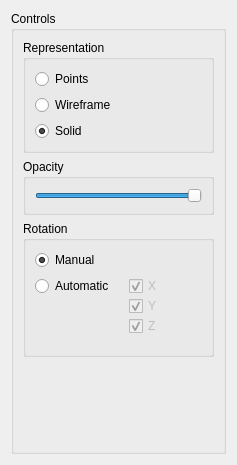
<?xml version="1.0" encoding="UTF-8"?>
<ui version="4.0">
 <class>ControlForm</class>
 <widget class="QWidget" name="ControlForm">
  <property name="geometry">
   <rect>
    <x>0</x>
    <y>0</y>
    <width>237</width>
    <height>465</height>
   </rect>
  </property>
  <property name="maximumSize">
   <size>
    <width>237</width>
    <height>16777215</height>
   </size>
  </property>
  <property name="windowTitle">
   <string>Form</string>
  </property>
  <layout class="QHBoxLayout" name="horizontalLayout_2">
   <item>
    <layout class="QHBoxLayout" name="horizontalLayout">
     <item>
      <widget class="QGroupBox" name="grpControls">
       <property name="title">
        <string>Controls</string>
       </property>
       <layout class="QVBoxLayout" name="verticalLayout">
        <item>
         <widget class="QGroupBox" name="grpRepresentation">
          <property name="title">
           <string>Representation</string>
          </property>
          <layout class="QVBoxLayout" name="verticalLayout_3">
           <item>
            <widget class="QRadioButton" name="rdoPoints">
             <property name="text">
              <string>Points</string>
             </property>
            </widget>
           </item>
           <item>
            <widget class="QRadioButton" name="rdoWireframe">
             <property name="text">
              <string>Wireframe</string>
             </property>
            </widget>
           </item>
           <item>
            <widget class="QRadioButton" name="rdoSolid">
             <property name="text">
              <string>Solid</string>
             </property>
             <property name="checked">
              <bool>true</bool>
             </property>
            </widget>
           </item>
          </layout>
         </widget>
        </item>
        <item>
         <widget class="QGroupBox" name="grpOpacity">
          <property name="title">
           <string>Opacity</string>
          </property>
          <layout class="QHBoxLayout" name="horizontalLayout_3">
           <item>
            <widget class="QSlider" name="sliderOpacity">
             <property name="value">
              <number>99</number>
             </property>
             <property name="orientation">
              <enum>Qt::Horizontal</enum>
             </property>
             <property name="invertedAppearance">
              <bool>false</bool>
             </property>
             <property name="invertedControls">
              <bool>false</bool>
             </property>
             <property name="tickPosition">
              <enum>QSlider::NoTicks</enum>
             </property>
            </widget>
           </item>
          </layout>
         </widget>
        </item>
        <item>
         <widget class="QGroupBox" name="grpRotation">
          <property name="title">
           <string>Rotation</string>
          </property>
          <layout class="QFormLayout" name="formLayout">
           <property name="verticalSpacing">
            <number>6</number>
           </property>
           <item row="0" column="0">
            <widget class="QRadioButton" name="rdoManual">
             <property name="text">
              <string>Manual</string>
             </property>
             <property name="checked">
              <bool>true</bool>
             </property>
            </widget>
           </item>
           <item row="1" column="0">
            <widget class="QRadioButton" name="rdoAutomatic">
             <property name="text">
              <string>Automatic</string>
             </property>
            </widget>
           </item>
           <item row="1" column="1">
            <widget class="QFrame" name="grpAxes">
             <property name="enabled">
              <bool>false</bool>
             </property>
             <layout class="QVBoxLayout" name="verticalLayout_2">
              <property name="spacing">
               <number>0</number>
              </property>
              <property name="topMargin">
               <number>0</number>
              </property>
              <item>
               <widget class="QCheckBox" name="chkX">
                <property name="text">
                 <string>X</string>
                </property>
                <property name="checked">
                 <bool>true</bool>
                </property>
               </widget>
              </item>
              <item>
               <widget class="QCheckBox" name="chkY">
                <property name="text">
                 <string>Y</string>
                </property>
                <property name="checked">
                 <bool>true</bool>
                </property>
               </widget>
              </item>
              <item>
               <widget class="QCheckBox" name="chkZ">
                <property name="text">
                 <string>Z</string>
                </property>
                <property name="checked">
                 <bool>true</bool>
                </property>
               </widget>
              </item>
             </layout>
            </widget>
           </item>
          </layout>
         </widget>
        </item>
        <item>
         <spacer name="verticalSpacer">
          <property name="orientation">
           <enum>Qt::Vertical</enum>
          </property>
          <property name="sizeHint" stdset="0">
           <size>
            <width>20</width>
            <height>40</height>
           </size>
          </property>
         </spacer>
        </item>
       </layout>
      </widget>
     </item>
    </layout>
   </item>
  </layout>
 </widget>
 <resources/>
 <connections>
  <connection>
   <sender>rdoWireframe</sender>
   <signal>clicked()</signal>
   <receiver>ControlForm</receiver>
   <slot>onWireframe()</slot>
   <hints>
    <hint type="sourcelabel">
     <x>147</x>
     <y>151</y>
    </hint>
    <hint type="destinationlabel">
     <x>135</x>
     <y>149</y>
    </hint>
   </hints>
  </connection>
  <connection>
   <sender>rdoSolid</sender>
   <signal>clicked()</signal>
   <receiver>ControlForm</receiver>
   <slot>onSolid()</slot>
   <hints>
    <hint type="sourcelabel">
     <x>147</x>
     <y>179</y>
    </hint>
    <hint type="destinationlabel">
     <x>135</x>
     <y>149</y>
    </hint>
   </hints>
  </connection>
  <connection>
   <sender>rdoPoints</sender>
   <signal>clicked()</signal>
   <receiver>ControlForm</receiver>
   <slot>onPoints()</slot>
   <hints>
    <hint type="sourcelabel">
     <x>147</x>
     <y>151</y>
    </hint>
    <hint type="destinationlabel">
     <x>135</x>
     <y>149</y>
    </hint>
   </hints>
  </connection>
  <connection>
   <sender>sliderOpacity</sender>
   <signal>sliderMoved(int)</signal>
   <receiver>ControlForm</receiver>
   <slot>onOpacityChange(int)</slot>
   <hints>
    <hint type="sourcelabel">
     <x>143</x>
     <y>194</y>
    </hint>
    <hint type="destinationlabel">
     <x>135</x>
     <y>232</y>
    </hint>
   </hints>
  </connection>
  <connection>
   <sender>rdoManual</sender>
   <signal>clicked()</signal>
   <receiver>ControlForm</receiver>
   <slot>onManualRotation()</slot>
   <hints>
    <hint type="sourcelabel">
     <x>143</x>
     <y>261</y>
    </hint>
    <hint type="destinationlabel">
     <x>135</x>
     <y>232</y>
    </hint>
   </hints>
  </connection>
  <connection>
   <sender>rdoAutomatic</sender>
   <signal>clicked()</signal>
   <receiver>ControlForm</receiver>
   <slot>onAutomaticRotation()</slot>
   <hints>
    <hint type="sourcelabel">
     <x>143</x>
     <y>289</y>
    </hint>
    <hint type="destinationlabel">
     <x>135</x>
     <y>232</y>
    </hint>
   </hints>
  </connection>
  <connection>
   <sender>chkX</sender>
   <signal>clicked()</signal>
   <receiver>ControlForm</receiver>
   <slot>onAutoRotX()</slot>
   <hints>
    <hint type="sourcelabel">
     <x>196</x>
     <y>289</y>
    </hint>
    <hint type="destinationlabel">
     <x>135</x>
     <y>232</y>
    </hint>
   </hints>
  </connection>
  <connection>
   <sender>chkY</sender>
   <signal>clicked()</signal>
   <receiver>ControlForm</receiver>
   <slot>onAutoRotY()</slot>
   <hints>
    <hint type="sourcelabel">
     <x>196</x>
     <y>311</y>
    </hint>
    <hint type="destinationlabel">
     <x>135</x>
     <y>232</y>
    </hint>
   </hints>
  </connection>
  <connection>
   <sender>chkZ</sender>
   <signal>clicked()</signal>
   <receiver>ControlForm</receiver>
   <slot>onAutoRotZ()</slot>
   <hints>
    <hint type="sourcelabel">
     <x>196</x>
     <y>333</y>
    </hint>
    <hint type="destinationlabel">
     <x>135</x>
     <y>232</y>
    </hint>
   </hints>
  </connection>
 </connections>
 <slots>
  <slot>onWireframe()</slot>
  <slot>onSolid()</slot>
  <slot>onPoints()</slot>
  <slot>onOpacityChange(int)</slot>
  <slot>onManualRotation()</slot>
  <slot>onAutomaticRotation()</slot>
  <slot>onAutoRotX()</slot>
  <slot>onAutoRotY()</slot>
  <slot>onAutoRotZ()</slot>
 </slots>
</ui>
